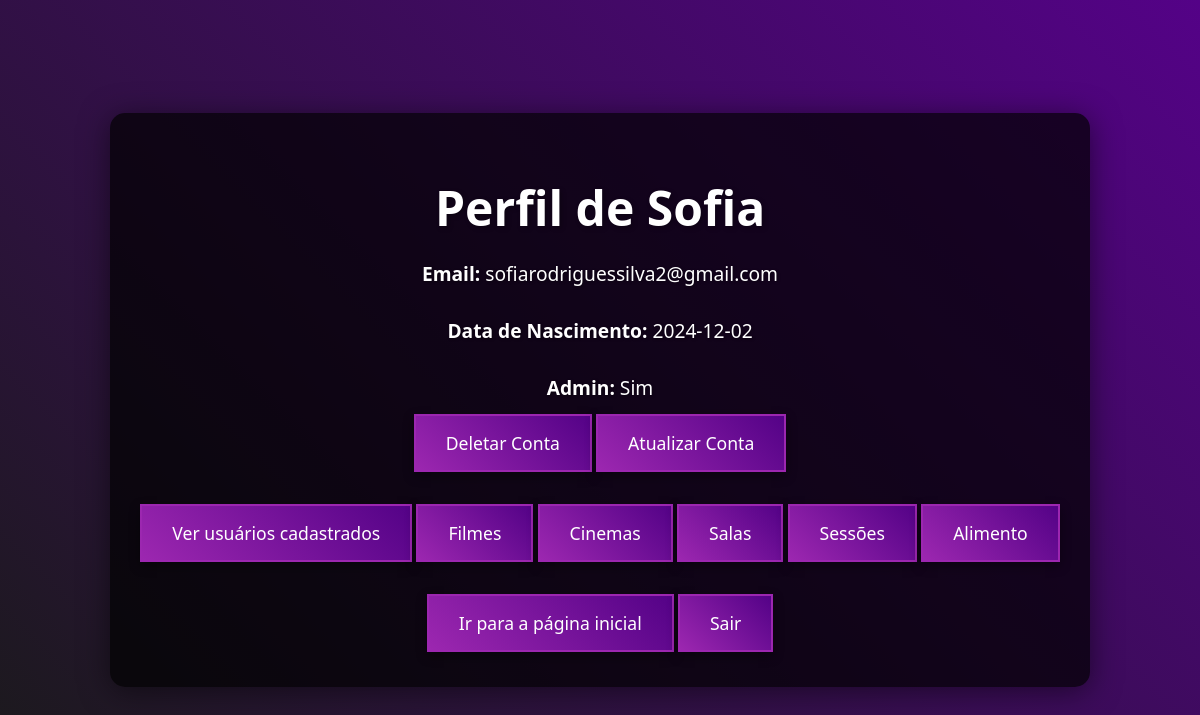
The page /perfil (signed in) on the database its author committed.
### cinema/models.py (models this page shows, shortened)
class Usuario(db.Model, UserMixin):#User mixin adiciona os métodos necessários para o Flask-Login funcionar, como is_authenticated, is_active
    id = db.Column(db.Integer, primary_key=True, autoincrement=True)
    nome= db.Column(db.String(100), nullable=False)
    email = db.Column(db.String(100), unique=True, nullable=False)
    senha = db.Column(db.String(255), nullable=False)
    data_nascimento = db.Column(db.Date)
    is_admin = db.Column(db.Boolean, default=False)

### app.py (the view)
@app.route('/perfil')
@login_required
def perfil():
    usuario = current_user  # Obtém o usuário atual
    return render_template('perfil.html', usuario=current_user)

### cinema/__init__.py (called while the page is built)
def create_app():
    app = Flask(__name__, static_url_path='/static')
    app.secret_key = '17052008'
    project_dir = os.path.dirname(os.path.abspath(__file__))
    cinema_file = "sqlite:///{}".format(os.path.join(project_dir, "Cinema.db"))
    app.config["SQLALCHEMY_DATABASE_URI"] = cinema_file
    app.config["SQLALCHEMY_TRACK_MODIFICATIONS"] = False
    login_manager = LoginManager()
    login_manager.init_app(app)
    @login_manager.user_loader
    def load_user(user_id):
        from cinema.models import Usuario
        return Usuario.query.get(int(user_id))
    db.init_app(app)
    return app

### cinema/templates/perfil.html (shortened to what this page needs)
<!DOCTYPE html>
<html lang="pt-br">
    <head>
        <link rel="stylesheet" href="https://cdnjs.cloudflare.com/ajax/libs/font-awesome/5.15.3/css/all.min.css">
        <link rel="stylesheet" type="text/css" href="{{ url_for('static', filename='css/logado.css') }}">
    </head>
    <body>
        <div class="container">
            <h1>Perfil de {{ usuario.nome }}</h1>
            <p><strong>Email:</strong> {{ usuario.email }}</p>
            <p><strong>Data de Nascimento:</strong> {{ usuario.data_nascimento }}</p>
            <p><strong>Admin:</strong>
                {% if usuario.is_admin %}
                    Sim
                {% else %}
                    Não
                {% endif %}
            </p>
            <a href="{{ url_for('deletar_usuario') }}" class="button">Deletar Conta</a>
            <a href="{{ url_for('atualizar_usuario') }}" class="button">Atualizar Conta</a>
            <br>
            <br>
            <br><br>
            {% if usuario.is_admin %}
                <a href="{{ url_for('listar_usuarios') }}" class="button">Ver usuários cadastrados</a>
                <a href="{{ url_for('gerenciar_filmes') }}" class="button">Filmes</a>
                <a href="{{ url_for('gerenciar_cinemas') }}" class="button">Cinemas</a>
                <a href="{{ url_for('gerenciar_salas') }}" class="button">Salas</a>
                <a href="{{ url_for('gerenciar_sessoes') }}" class="button">Sessões</a>
                <a href="{{ url_for('gerenciar_alimentos') }}" class="button">Alimento</a>
                <br>
                <br>
                <br><br>
            {% endif %}
            <a href="{{ url_for('logado') }}" class="button">Ir para a página inicial</a>
            <a href="{{ url_for('logout') }}" class="button">Sair</a><br><br>
        </div>
    </body>
</html>

### cinema/static/css/logado.css (style rules this page uses)
body { font-family:system-ui, -apple-system, BlinkMacSystemFont, 'Segoe UI', Roboto, Oxygen, Ubuntu, Cantarell, 'Open Sans', 'Helvetica Neue', sans-serif ; background: linear-gradient(45deg, #1a1a1a, #540287); color: #fff; margin: 0; padding: 0; display: flex; justify-content: center; align-items: center; height: 100vh; flex-direction: column; }
.container { text-align: center; padding: 30px; background: rgba(0, 0, 0, 0.7); border-radius: 15px; box-shadow: 0 4px 30px rgba(0, 0, 0, 0.5); }
h1 { font-size: 3em; margin-bottom: 20px; text-shadow: 2px 2px 5px rgba(0, 0, 0, 0.3); }
p { font-size: 1.2em; margin-bottom: 30px; color: #e3e3e3; text-shadow: 1px 1px 3px rgba(0, 0, 0, 0.4); }
.button { background: linear-gradient(45deg, #9c27b0, #540287); color: white; padding: 15px 30px; text-decoration: none; font-size: 1.1em; box-shadow: 0 4px 10px rgba(0, 0, 0, 0.4); transition: all 0.3s ease; border-radius: 0; border: 2px solid #9c27b0; }

### cinema/templates/perfil.html (style rules this page uses)
p { color: white; }

### rows shown on the page
Usuario: nome "Sofia", email "sofiarodriguessilva2@gmail.com", data_nascimento "2024-12-02"
